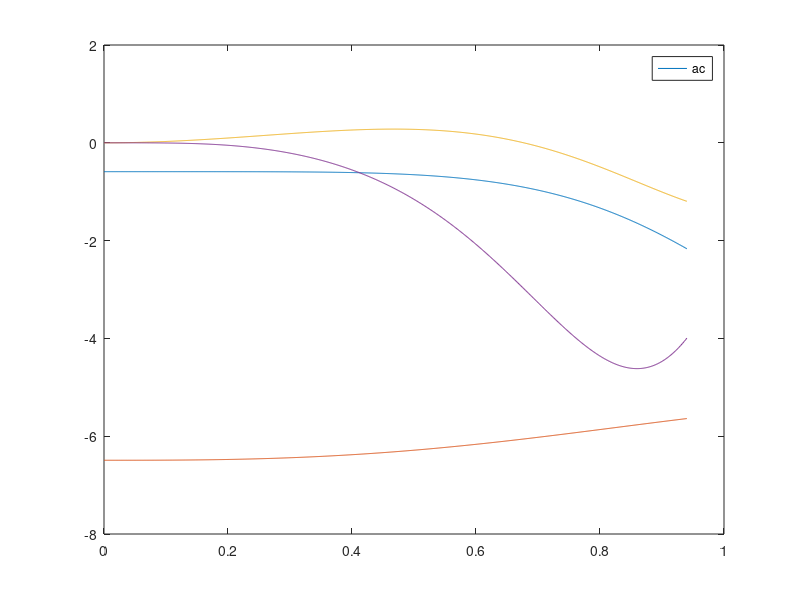

MATLAB code to generate this figure:
function Airplane_landing_gearka
%--------------------------------------------------------------------------
% Kinematic analysis of Airplane Nose landing gear mechanism in body-coordinates
% Position, velocity, and acceleration analysis from t = 0 to t = 5s
% Coordinate-partitioning method
%-------------------------------------------------------------------------- 
clc
%position analysis
q=zeros(15,1);t=0:0.001:0.94;N=size(t,2);
pcoordsall = zeros(15,N);
%% Initial guess solution
q(3) = 1.396;q(1) = -.593;q(2) = -6.774;q(4) = -4.301;q(5) = -2.766;q(6) = 5.1667;q(7) = -.947;q(8) = -.925;
q(9) = 0.255;q(10) = -3.898;q(11) = -.912;q(12) = 6.027;q(13) = -6.493;q(14) = 1.728;
%% Kinematic analysis
for i=1:N
    [phi1,phi1dot,phi1ddot] = driver(t(i));
    q(15)  = phi1;
    pcoordsall(:,i) = Newton_Raphson(q,15,1e-4,100,@constraints,t(i));
    fprintf('\n got q at t(i) %d\n',i); 
end
plot(t,pcoordsall(1,:))
hold on
plot(t,pcoordsall(13,:))

% Velocity analysis
qdot = zeros(15,1);vcoordsall = zeros(15,N);
for i = 1:N
    [phi1,phi1dot,phi1ddot] = driver(t(i));
    qdot(15) = phi1dot;
    [Phi,D] = constraints(t(i),pcoordsall(:,i));
    Dnew = D(:,1:14);
    rhs = -D(:,15)*qdot(15);
    qdotnew = Dnew\rhs;
    vcoordsall(:,i) = [qdotnew(1:14,1)' qdot(15)]';
end
plot(t,vcoordsall(7,:))
legend('vel')

% Acceleration Analysis
qddot = zeros(15,1);acoordsall = zeros(15,N);
for i = 1:N
    [phi1,phi1dot,phi1ddot] = driver(t(i));
    qddot(15) = phi1ddot;
    [Phi,D] = constraints(t(i),pcoordsall(:,i));
    Dnew = D(:,1:14);
    rhsa = -D(:,15)*qddot(3)+gamma(pcoordsall(:,i),vcoordsall(:,i));
    qddotnew = Dnew\rhsa;
    acoordsall(:,i) = [qddotnew(1:14,1)' qddot(15)]';
end
plot(t,acoordsall(7,:))
legend('ac')
save nlgdata.mat t pcoordsall vcoordsall acoordsall

end


function [phi1,phi1dot,phi1ddot] = driver(t)
if t<=2
    phi1 = 5.1667+t^3-t^4/2;
    phi1dot = 3*t^2-2*t^3;
    phi1ddot = 6*t-6*t^2;

end
end

function output = gamma(q,qdot)
l1 = 13.6;l2 = 5;l3 = 3;l4=3.1;l5=5;l12=3.151;l13=6.324;zhi12 = 1.064;zhi13= 0.08707;

theta1 = q(3);theta2 = q(6);theta3 = q(9);theta4 = q(12);theta5 = q(15);
theta1dot = qdot(3);theta2dot = qdot(6);theta3dot = qdot(9);theta4dot = qdot(12);theta5dot = qdot(15);

output = [ (-l5*cos(theta5)*theta5dot^2)/2;
    (-l5*sin(theta5)*theta5dot^2)/2 ;
    (l2*cos(theta2)*theta2dot^2)/2 + (l5*cos(theta5)*theta5dot^2)/2 ;
    (l2*sin(theta2)*theta2dot^2)/2 + (l5*sin(theta5)*theta5dot^2)/2 ;
    (-l12*cos(theta1 + zhi12)*theta1dot^2) + (l2*cos(theta2)*theta2dot^2)/2
    (-l12*sin(theta1 + zhi12)*theta1dot^2) + (l2*sin(theta2)*theta2dot^2)/2
    (l1*cos(theta1)*theta1dot^2)/2;
    (l1*sin(theta1)*theta1dot^2)/2;
    (l4*cos(theta4)*theta4dot^2)/2 + (l5*cos(theta5)*theta5dot^2)/2 ;
    (l4*sin(theta4)*theta4dot^2)/2 + (l5*sin(theta5)*theta5dot^2)/2 ;
    (l3*cos(theta3)*theta3dot^2)/2 + (l4*cos(theta4)*theta4dot^2)/2 ;
    (l3*sin(theta3)*theta3dot^2)/2 + (l4*sin(theta4)*theta4dot^2)/2 ;
    (-l13*cos(theta1 - zhi13)*theta1dot^2) + (l3*cos(theta3)*theta3dot^2)/2 ;
    (-l13*sin(theta1 - zhi13)*theta1dot^2) + (l3*sin(theta3)*theta3dot^2)/2 ;
    ] ; 
end

function sol = Newton_Raphson(q,n,tol,iter_max,fun,t)
coord = zeros(iter_max,n+1);
flag = 0;sol = [];
for i = 1:iter_max
   [Phi,D] = fun(t,q);
   D = D(:,1:14);
%    fprintf('Determinant no. %d is %f',i,det(D)); 
   err = sqrt(Phi'*Phi);
   fprintf('\nerror no. %d is %4.5f',i,err); 
   coord(i,:) = [err q'];
   if err<tol
       flag = 1;
       sol = coord(i,2:n+1)';
       break;
   end
   delta_q = -D\Phi;
   delta_q = [delta_q(1:14,1)' 0]';
   q = q + delta_q;
end
if flag == 0
    disp('Convergence failed in Newton-Raphson');
    return;
end
end

function [Phi,D] = constraints(t,q)
l1 = 13.6;l2 = 5;l3 = 3;l4=3.1;l5=5;l12=3.151;l13=6.324;zhi12 = 1.064;zhi13= 0.08707;
 
x1 = q(1);y1 = q(2);theta1 = q(3);
x2 = q(4);y2 = q(5);theta2 = q(6);
x3 = q(7);y3 = q(8);theta3 = q(9);
x4 = q(10);y4=q(11);theta4 = q(12);
x5 = q(13);y5=q(14);theta5 = q(15);
Fx= -7.589 ; Fy = 3.975 ;


Phi = [x5 - 0.5*l5*cos(theta5) - Fx;
       y5 - 0.5*l5*sin(theta5) - Fy;
       x5 - x2 + 0.5*l5*cos(theta5)+ 0.5*l2*cos(theta2);
       y5 - y2 + 0.5*l5*sin(theta5)+ 0.5*l2*sin(theta2);
       x2 - x1 + 0.5*l2*cos(theta2)- l12*cos(theta1 + zhi12);
       y2 - y1 + 0.5*l2*sin(theta2)- l12*sin(theta1 + zhi12);
       x1 + 0.5*l1*cos(theta1);
       y1 + 0.5*l1*sin(theta1);
       x5 - x4 + 0.5*l5*cos(theta5)+ 0.5*l4*cos(theta4);
       y5 - y4 + 0.5*l5*sin(theta5)+ 0.5*l4*sin(theta4);
       x4 - x3 + 0.5*l4*cos(theta4)+ 0.5*l3*cos(theta3);
       y4 - y3 + 0.5*l4*sin(theta4)+ 0.5*l3*sin(theta3);
       x3 - x1 + 0.5*l3*cos(theta3)- l13*cos(theta1 - zhi13);
       y3 - y1 + 0.5*l3*sin(theta3)- l13*sin(theta1 - zhi13)];

D=  [ 0,  0,                        0,  0,  0,                   0,  0,  0,                   0,  0,  0,                   0, 1, 0,  (l5*sin(theta5))/2;
  0,  0,                        0,  0,  0,                   0,  0,  0,                   0,  0,  0,                   0, 0, 1, -(l5*cos(theta5))/2;
 0,  0,                        0, -1,  0, -(l2*sin(theta2))/2,  0,  0,                   0,  0,  0,                   0, 1, 0, -(l5*sin(theta5))/2;
  0,  0,                        0,  0, -1,  (l2*cos(theta2))/2,  0,  0,                   0,  0,  0,                   0, 0, 1,  (l5*cos(theta5))/2;
 -1,  0,  l12*sin(theta1 + zhi12),  1,  0, -(l2*sin(theta2))/2,  0,  0,                   0,  0,  0,                   0, 0, 0,                   0;
  0, -1, -l12*cos(theta1 + zhi12),  0,  1,  (l2*cos(theta2))/2,  0,  0,                   0,  0,  0,                   0, 0, 0,                   0;
  1,  0,      -(l1*sin(theta1))/2,  0,  0,                   0,  0,  0,                   0,  0,  0,                   0, 0, 0,                   0;
  0,  1,       (l1*cos(theta1))/2,  0,  0,                   0,  0,  0,                   0,  0,  0,                   0, 0, 0,                   0;
  0,  0,                        0,  0,  0,                   0,  0,  0,                   0, -1,  0, -(l4*sin(theta4))/2, 1, 0, -(l5*sin(theta5))/2;
  0,  0,                        0,  0,  0,                   0,  0,  0,                   0,  0, -1,  (l4*cos(theta4))/2, 0, 1,  (l5*cos(theta5))/2;
  0,  0,                        0,  0,  0,                   0, -1,  0, -(l3*sin(theta3))/2,  1,  0, -(l4*sin(theta4))/2, 0, 0,                   0;
  0,  0,                        0,  0,  0,                   0,  0, -1,  (l3*cos(theta3))/2,  0,  1,  (l4*cos(theta4))/2, 0, 0,                   0;
 -1,  0,  l13*sin(theta1 - zhi13),  0,  0,                   0,  1,  0, -(l3*sin(theta3))/2,  0,  0,                   0, 0, 0,                   0;
  0, -1, -l13*cos(theta1 - zhi13),  0,  0,                   0,  0,  1,  (l3*cos(theta3))/2,  0,  0,                   0, 0, 0,                   0];

   end

